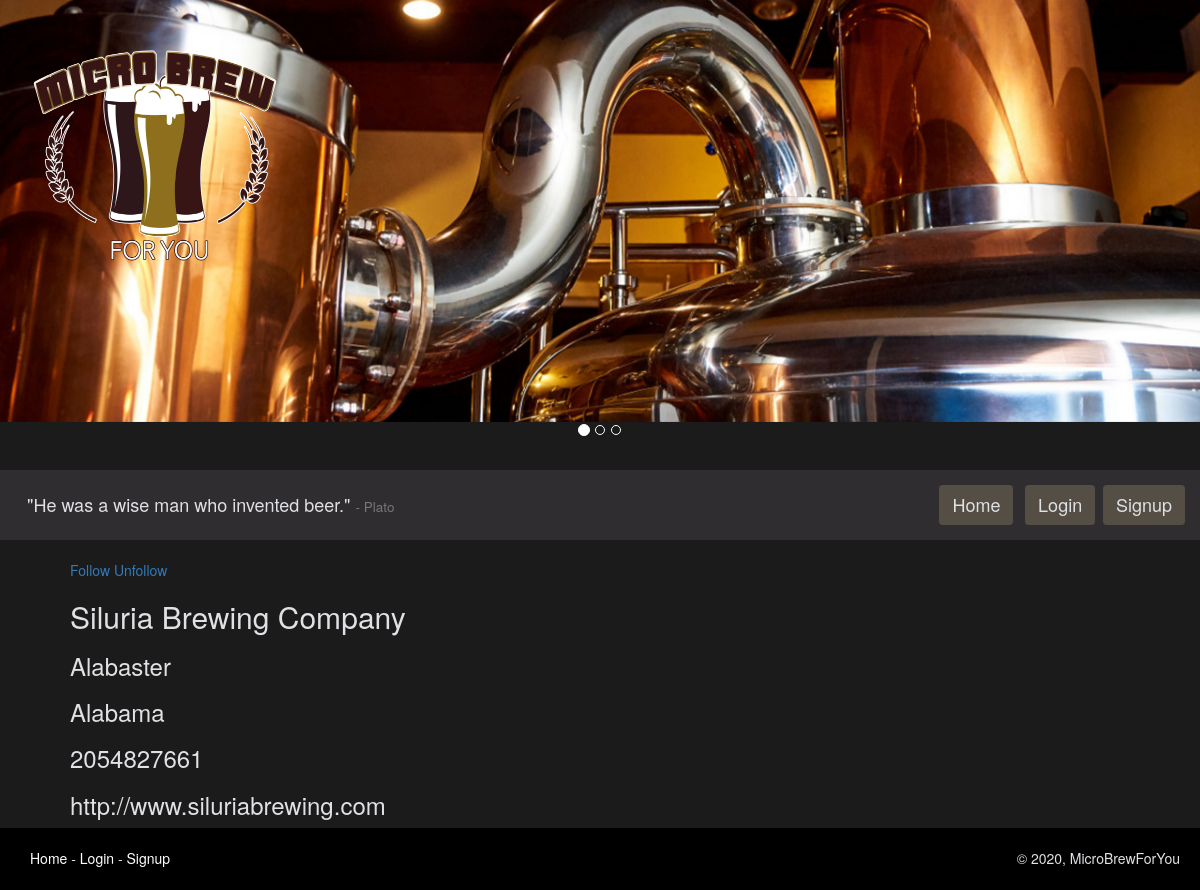
Screenshot of /brewery/1/ with the database file from the repository.
### microbrewforyou_app/models.py (models this page shows, shortened)
class Breweries(models.Model):
    name = models.CharField(max_length=80)
    phone = models.CharField(max_length=20, default='')
    city = models.TextField(max_length=80)
    state = models.TextField(max_length=80, default='')
    address = models.TextField(max_length=240, default='')
    website = models.URLField(max_length=200)

### microbrewforyou_app/views.py (the view)
class BreweryDetailView(View):
    def get(self, request, brewery_id):
        words_quote = "He was a wise man who invented beer."
        words_author = "Plato"
        brewery = Breweries.objects.filter(id=brewery_id).first()
        return render(request,
                      "brewery_detail.html",
                      {"brewery": brewery,
                       'words_author': words_author,
                       "words_quote": words_quote}
                      )

### templates/brewery_detail.html (shortened to what this page needs)
{% extends 'base.html' %} {% block content %}
<br />
<div class="brewery">
  <div class="two-column">
    <a href="{% url 'follow_brewery' brewery_id=brewery.id %}">Follow</a>
    <a href="{% url 'unfollow_brewery' brewery_id=brewery.id %}">Unfollow</a>
    <h2>{{ brewery.name }}</h2>
    <h3>{{ brewery.city }}</h3>
    <h3>{{ brewery.state }}</h3>
    <h3>{{ brewery.phone }}</h3>
    <h3>{{ brewery.website }}</h3>
  </div>
</div>
{% endblock %}

### static/css/main.css (style rules this page uses)
.two-column { width: 45%; }
body#custom_body { background-color: #1b1b1b; color: #e0e1e5; }

### rows the page displays
Breweries: name "Siluria Brewing Company", city "Alabaster", state "Alabama", phone "2054827661", website "http://www.siluriabrewing.com"

### other values shown
{{ words_quote }} "He was a wise man who invented beer."
{{ words_author }} "Plato"
